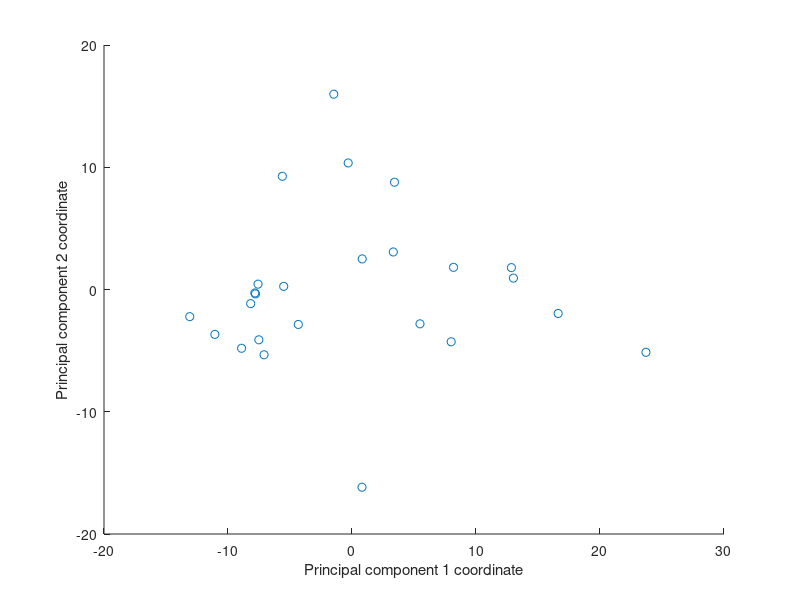

Write MATLAB code to recreate this figure.
GeneA = [1.1 0.5 27 1.4 1.9 2.6 3.2 8.1 4.1 0.4 9.4 13 14.1 9.1 18.2 2.1 5.3 16.4 7 21.1 0.3 7.5 17.1 5.2 13.1];
GeneB = [11.4 2.7 3.2 4.4 1.4 6.8 2.2 23.6 21.9 10.2 14.7 9.1 3.3 6.1 10.2 4.8 6.6 2.8 8 5.7 0.2 8.0 8.8 11.5 4.1];
GeneC = [0.7 0.1 13.4 0.9 1.4 1.1 1.5 3.1 1.4 0.4 3.7 8.5 9.1 2.9 7.8 0.9 3.6 6.4 3.1 9.4 0.01 3.2 10.1 3.2 5.4];
GeneD = [21.5 14.3 1.1 9 13.6 12.3 12.8 11.1 2.6 2.1 2.9 4.6 7.1 2.4 3.6 11.7 18.3 25.3 15.2 2.6 6.2 6.1 3.3 15.0 7.1];
GeneE = [0.7 0.1 12.7 0.7 1.1 1.1 1.2 6.2 3.0 0.2 4.1 7.3 7.2 5.1 9.0 0.8 2.2 6.9 3.1 10.9 0.2 5.4 9.1 3.0 6.0];

%1
matrix = [GeneA; GeneB; GeneD; GeneD; GeneE];

%2
GeneA_centralized = GeneA - mean(GeneA);
GeneB_centralized = GeneB - mean(GeneB);
GeneC_centralized = GeneC - mean(GeneC);
GeneD_centralized = GeneD - mean(GeneD);
GeneE_centralized = GeneE - mean(GeneE);

matrix_centralized = [GeneA_centralized; GeneB_centralized; GeneC_centralized; GeneD_centralized; GeneE_centralized];

%3
[m n] = size(matrix);
cov = ( matrix_centralized * matrix_centralized' ) / m;

%4
[V, D] = eig(cov);

%%%%%%%%%%%%%%%%%%%%%%%%%%%%%%%%%%%%%%%%
% The two basis vector belonging to axes with the 
% greatest variance are vectors in the 4th and 5th 
% columns and their corresponding eigenvalues are
% 192.6301 and 433.3582 respectively.


%5
basis_vector = V(:,4:5);

coordinates = matrix_centralized' * basis_vector;

X=coordinates(:,2);
Y=coordinates(:,1);

figure(4); scatter(X, Y);
axis ([-20 30, -20 20,]);
xlabel('Principal component 1 coordinate');
ylabel('Principal component 2 coordinate');
